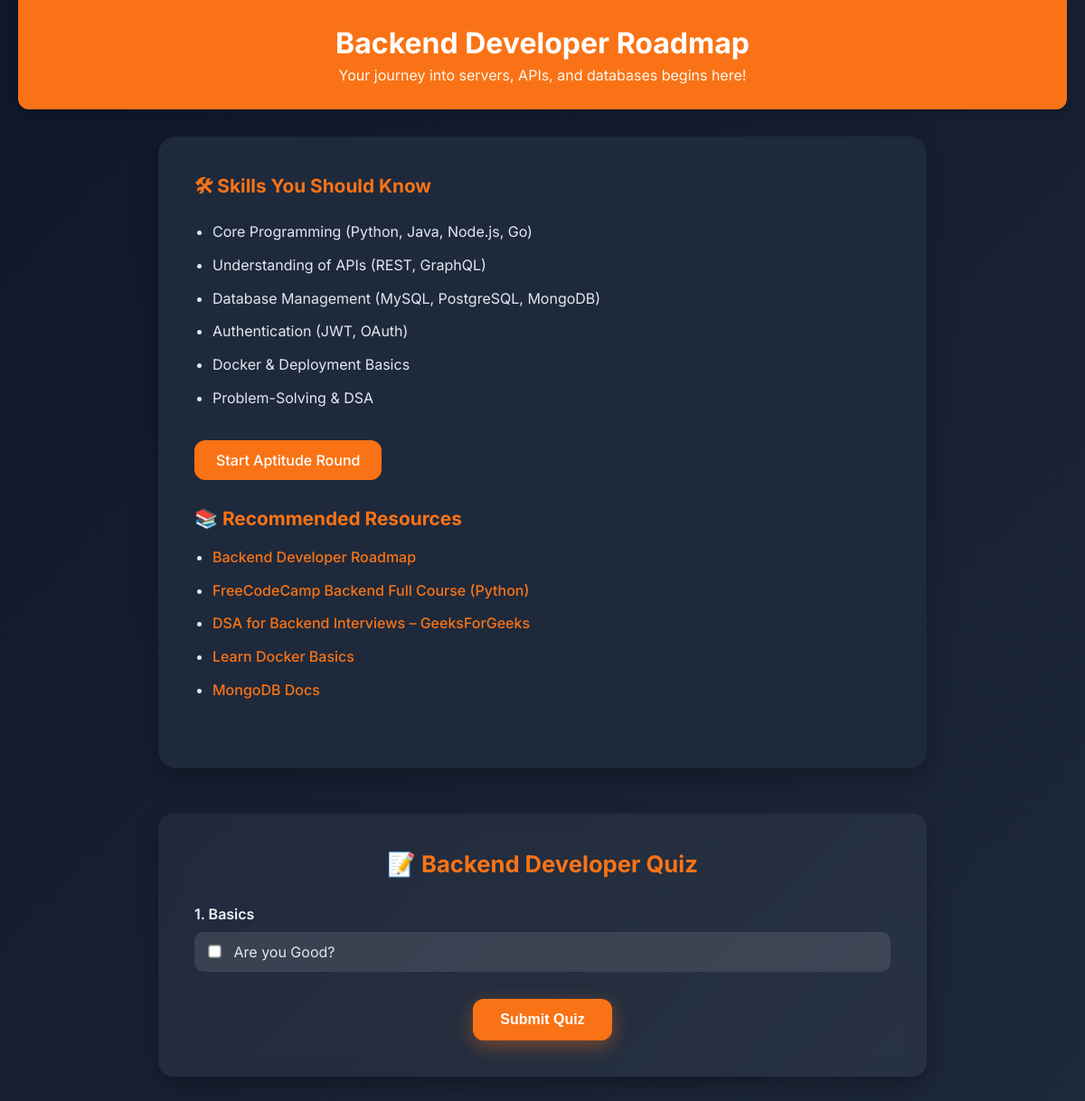
Page /backend/ on the committed database.
### Role/models.py (models this page shows, shortened)
class Role(models.Model):
    name = models.CharField(
        max_length=100,
        unique=True,
        help_text="Enter the name of the role (e.g., Data Scientist)"
    )

class Question(models.Model):
    role = models.ForeignKey(
        Role,
        on_delete=models.CASCADE,
        related_name='questions'
    )
    text = models.TextField(
        help_text="Enter the quiz question text"
    )

class Option(models.Model):
    question = models.ForeignKey(
        Question,
        on_delete=models.CASCADE,
        related_name='options'
    )
    text = models.CharField(
        max_length=200,
        help_text="Enter the option text"
    )
    is_correct = models.BooleanField(
        default=False,
        help_text="Mark true if this is a correct answer"
    )

### Role/views.py (the view)
# urls.py: path('backend/', views.backend_view, name='backend'),
def backend_view(request):
    role, questions = _get_role_and_questions("Backend Developer")
    return render(request, 'Role/backend.html', {
        'role': role,
        'questions': questions,
    })

### Role/views.py (called while the page is built)
def _get_role_and_questions(role_name):
    role = get_object_or_404(Role, name=role_name)
    questions = Question.objects.filter(role=role).prefetch_related('options')
    return role, questions

### Role/templates/Role/backend.html (shortened to what this page needs)
<!DOCTYPE html>
<html lang="en">
<head>
</head>
<body>
  <header>
    <h1>{{ role.name }} Roadmap</h1>
    <p>Your journey into servers, APIs, and databases begins here!</p>
  </header>
  <div class="container">
    <h2>🛠 Skills You Should Know</h2>
    <ul>
      <li>Core Programming (Python, Java, Node.js, Go)</li>
      <li>Understanding of APIs (REST, GraphQL)</li>
      <li>Database Management (MySQL, PostgreSQL, MongoDB)</li>
      <li>Authentication (JWT, OAuth)</li>
      <li>Docker & Deployment Basics</li>
      <li>Problem-Solving & DSA</li>
    </ul>
    <a class="button" href="/aptitude/">Start Aptitude Round</a>
    <div class="resources">
      <h2>📚 Recommended Resources</h2>
      <ul>
        <li><a href="https://roadmap.sh/backend" target="_blank">Backend Developer Roadmap</a></li>
        <li><a href="https://www.youtube.com/watch?v=ldYcgPKEZC8" target="_blank">FreeCodeCamp Backend Full Course (Python)</a></li>
        <li><a href="https://www.geeksforgeeks.org/fundamentals-of-algorithms/" target="_blank">DSA for Backend Interviews – GeeksForGeeks</a></li>
        <li><a href="https://hub.docker.com/" target="_blank">Learn Docker Basics</a></li>
        <li><a href="https://www.mongodb.com/docs/manual/" target="_blank">MongoDB Docs</a></li>
      </ul>
    </div>
  </div>
  <div class="quiz-container">
    <h2>📝 {{ role.name }} Quiz</h2>
    {% if questions and questions.count %}
      <form method="post" action="{% url 'submit_quiz' %}">
        {% for question in questions %}
          <div class="question">
            <p>{{ forloop.counter }}. {{ question.text }}</p>
            <div class="options">
              {% for option in question.options.all %}
                <label>
                  <input type="checkbox" name="q{{ question.id }}" value="{{ option.id }}">
                  {{ option.text }}
                </label>
              {% endfor %}
            </div>
          </div>
        {% endfor %}
        <button type="submit" class="submit-btn">Submit Quiz</button>
      </form>
    {% else %}
      <p style="text-align:center; color: var(--primary); font-weight: 600; margin-top: 30px;">
        No quiz questions available for this role right now. Check back later or explore the roadmap above!
      </p>
    {% endif %}
  </div>
</body>
</html>

### Role/templates/Role/backend.html (style rules this page uses)
:root { --primary: #f97316; --primary-hover: #ea580c; --bg-dark: #0f172a; --card-dark: #1e293b; --text: #e2e8f0; --muted: #94a3b8; --badge: #334155; }
* { margin: 0; padding: 0; box-sizing: border-box; }
body { font-family: 'Inter', sans-serif; background: linear-gradient(135deg, var(--bg-dark), var(--card-dark)); color: var(--text); padding: 0 20px 40px; }
header { background-color: var(--primary); padding: 28px 0; text-align: center; color: white; box-shadow: 0 6px 14px rgba(0,0,0,0.2); margin-bottom: 30px; border-radius: 0 0 12px 12px; }
header h1 { font-size: 2rem; margin-bottom: 6px; }
header p { font-size: 1rem; color: #fff7ed; }
.container { max-width: 850px; margin: 0 auto 50px; padding: 40px; background-color: var(--card-dark); border-radius: 20px; box-shadow: 0 10px 30px rgba(0,0,0,0.3); animation: fadeIn 0.6s ease; }
h2 { font-size: 1.3rem; color: var(--primary); margin-bottom: 16px; }
ul { margin-left: 20px; margin-bottom: 32px; line-height: 1.8; }
ul li { margin-bottom: 8px; }
a.button { display: inline-block; background-color: var(--primary); color: white; padding: 12px 24px; text-decoration: none; border-radius: 12px; font-weight: 500; transition: all 0.25s ease; margin-bottom: 30px; }
.resources ul li a { color: var(--primary); text-decoration: none; font-weight: 500; transition: color 0.2s ease; }
.quiz-container { background: rgba(255,255,255,0.05); backdrop-filter: blur(10px); border-radius: 16px; box-shadow: 0 10px 25px rgba(0,0,0,0.3); max-width: 850px; width: 100%; padding: 40px; animation: fadeIn 0.8s ease-in-out; color: var(--text); margin: 0 auto 50px; }
.quiz-container h2 { font-size: 1.6rem; color: var(--primary); margin-bottom: 30px; text-align: center; }
.question { margin-bottom: 30px; }
.question p { font-weight: 600; color: #f1f5f9; margin-bottom: 10px; }
.options label { display: block; background: rgba(255,255,255,0.1); padding: 12px 16px; border-radius: 10px; margin-bottom: 10px; cursor: pointer; transition: background 0.3s; }
.options input[type="checkbox"], .options input[type="radio"] { margin-right: 10px; transform: scale(1.1); }
button.submit-btn { background-color: var(--primary); color: white; font-weight: 600; font-size: 1rem; padding: 14px 30px; border: none; border-radius: 12px; cursor: pointer; display: block; margin: 20px auto 0; box-shadow: 0 6px 20px rgba(249,115,22,0.4); transition: all 0.3s ease; }

### rows in the picture
Role: name "Backend Developer"
Question: text "Basics"
Option: text "Are you Good?"
